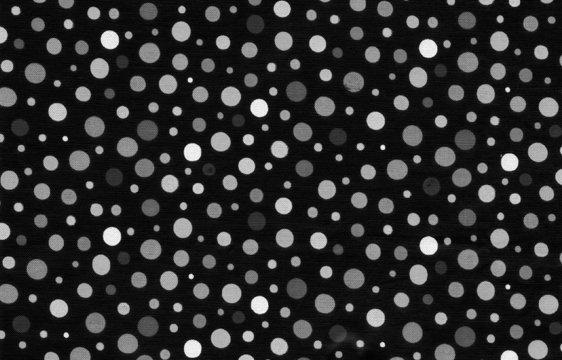
%> input picture assignment3/circles.jpg, 562 x 360 px
$ octave p2.m   (GNU Octave 9; MATLAB toolbox functions it lacks are replaced by stand-ins)
%> lines starting %> are read from the running program, lines starting %| are printed output that depends on the picture; in (x1, y1, x2, y2) boxes, pixels count from 0 and x2, y2 are one past the last pixel; in counts of white or black regions, pixels touching at a corner belong together; the program's own positions count from 1
clear
clc
close all

imin = imread('/home/sajal/3-1/DIP/Assignments/assignment3/circles.jpg');
%> imin is the input picture: size 360x562x3 uint8; min 0, max 255, mean 45.3

imin = rgb2gray(imin);
%> imin: size 360x562 uint8

imbw = im2bw(imin,0.1995);
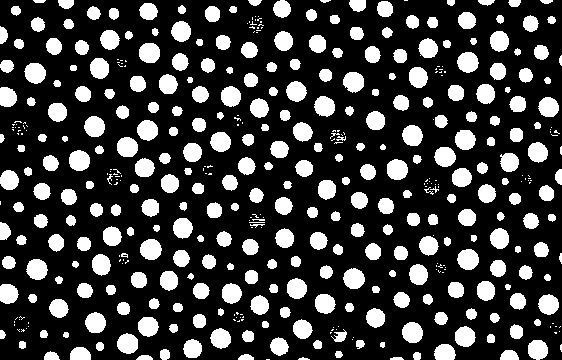
%> imbw: size 360x562 logical; 24% white; 463 white regions (157 under 20 px), largest, box (x1, y1, x2, y2) and area: (140, 239, 162, 260) 360, (457, 249, 479, 270) 359, (387, 159, 408, 180) 356

se = strel('disk',3,8);
imdil = imdilate(imbw,se);
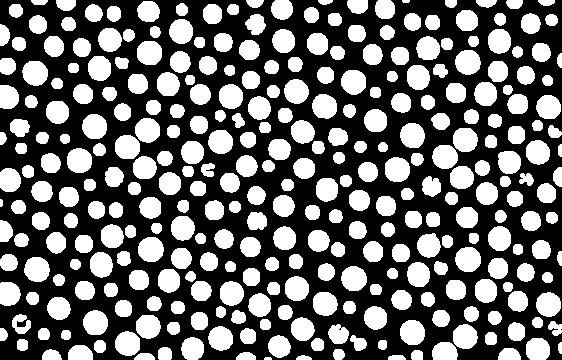
%> imdil: size 360x562 logical; 40.8% white; 322 white regions, largest, box (x1, y1, x2, y2) and area: (138, 237, 164, 262) 521, (455, 247, 481, 272) 519, (385, 157, 410, 182) 515

se1 = strel('disk',1,8);
imerod = imerode(imdil,se1);
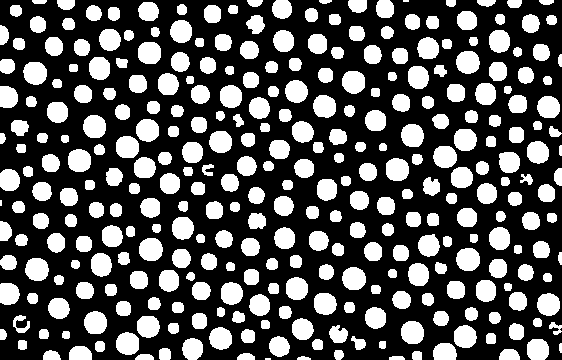
%> imerod: size 360x562 logical; 33.4% white; 322 white regions (3 under 20 px), largest, box (x1, y1, x2, y2) and area: (139, 238, 163, 261) 451, (456, 248, 480, 271) 449, (23, 62, 47, 85) 444
figure,imshow(imerod)

l = bwlabel(double(imerod));
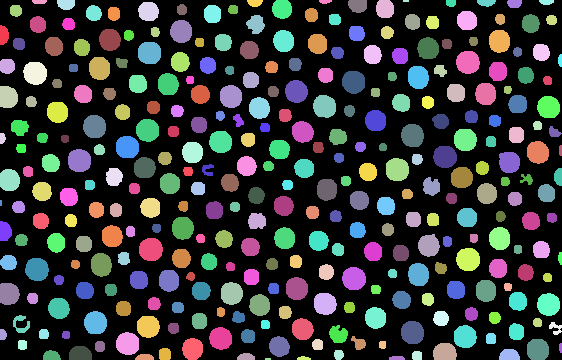
%> l: size 360x562 double; 323 distinct labels, from 0 to 322; one colour per label, 0 black

a = hist(l(:),max(max(l))+1);
%> a = 323 values, max 134648 at index 1, min 12 at index 7, mean 626.4

a = a(2:end);
%> a = 322 values, max 451 at index 85, min 12 at index 6, mean 210.2

category = zeros(ceil(max(a)/100),1);

for i=1:size(a,2);
    c = ceil(a(i)/100);
    category(c)=category(c)+1;
end
%> this loop made 322 passes
%> c on passes 1 to 3: 2, 2, 4
%> after the loop, category = [87; 83; 68; 46; 38]

%> (the run ends here)
